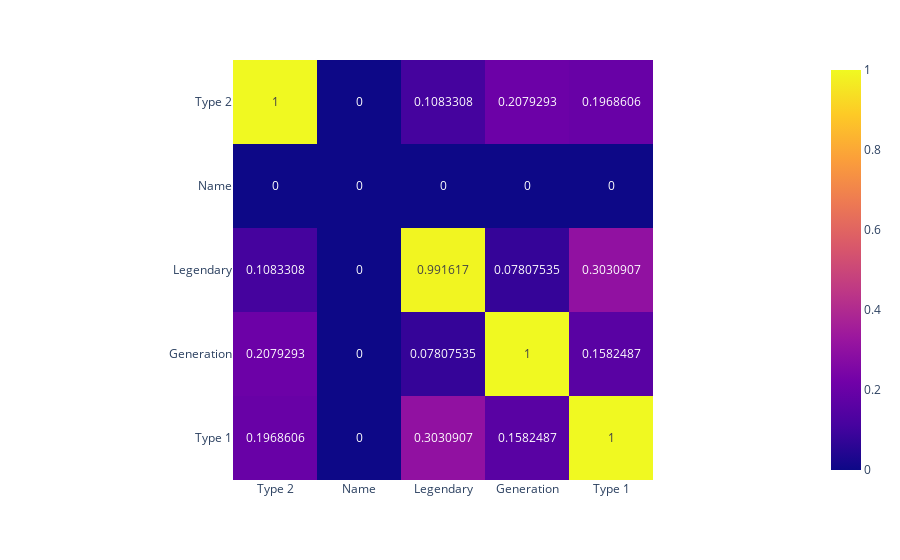

The notebook cell saved with this chart:
### Markdown cell above
## Heatmaps for qualitative correlations

### Code cell
# git clone https://github.com/ayanatherate/dfcorrs.git
# cd dfcorrs 
# pip install -r requirements.txt

from dfcorrs.cramersvcorr import Cramers
cram=Cramers()
# cram.corr(df_pokemon)
cram.corr(df_pokemon, plot_htmp=True)

### Figure 1 — Plotly figure (JSON) as saved in the notebook; plotly's stock layout.template omitted (floating-point values rounded to 4 significant figures)
{"data": [{"coloraxis": "coloraxis", "hovertemplate": "x: %{x}<br>y: %{y}<br>color: %{z}<extra></extra>", "name": "0", "texttemplate": "%{z}", "type": "heatmap", "x": ["Type 2", "Name", "Legendary", "Generation", "Type 1"], "xaxis": "x", "y": ["Type 2", "Name", "Legendary", "Generation", "Type 1"], "yaxis": "y", "z": [[1.0, 0.0, 0.1083, 0.2079, 0.1969], [0.0, 0.0, 0.0, 0.0, 0.0], [0.1083, 0.0, 0.9916, 0.07808, 0.3031], [0.2079, 0.0, 0.07808, 1.0, 0.1582], [0.1969, 0.0, 0.3031, 0.1582, 1.0]]}], "layout": {"coloraxis": {"colorscale": [[0, "#0d0887"], [0.1111, "#46039f"], [0.2222, "#7201a8"], [0.3333, "#9c179e"], [0.4444, "#bd3786"], [0.5556, "#d8576b"], [0.6667, "#ed7953"], [0.7778, "#fb9f3a"], [0.8889, "#fdca26"], [1, "#f0f921"]]}, "margin": {"t": 60}, "xaxis": {"anchor": "y", "constrain": "domain", "domain": [0, 1], "scaleanchor": "y"}, "yaxis": {"anchor": "x", "autorange": "reversed", "constrain": "domain", "domain": [0, 1]}}}
